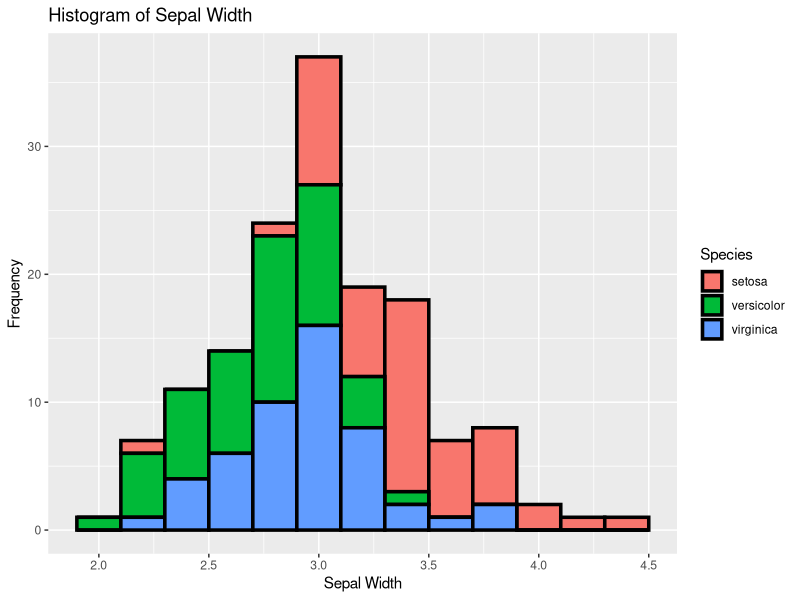
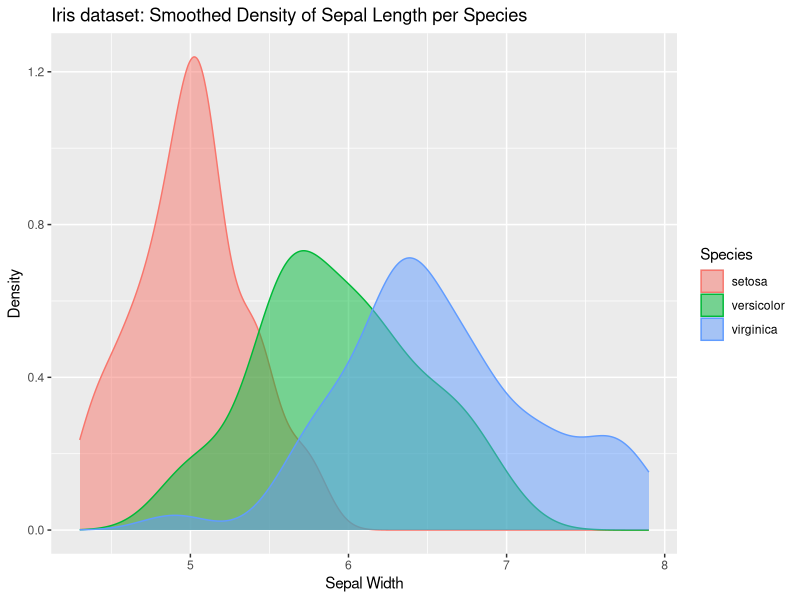
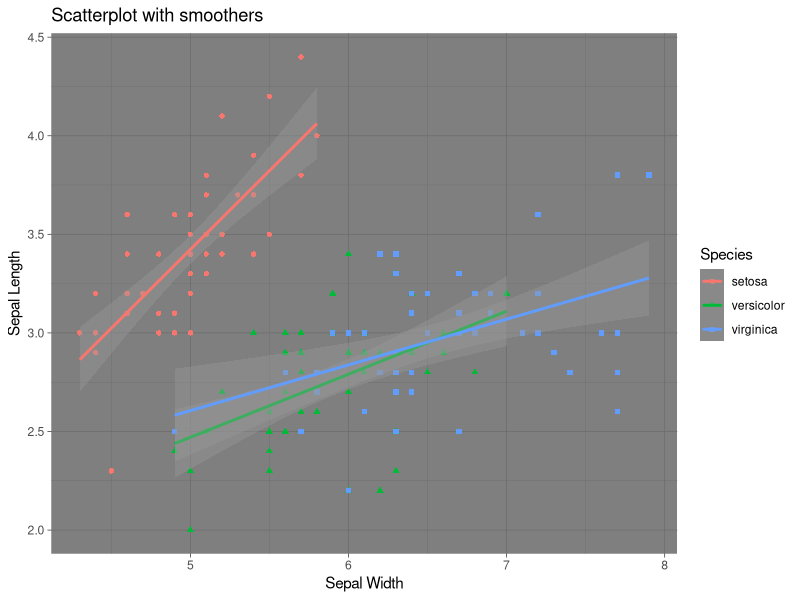
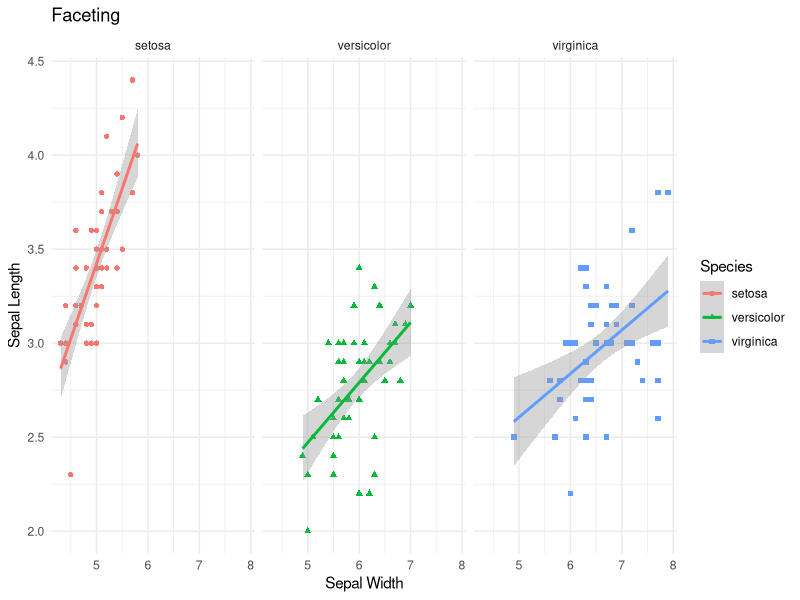
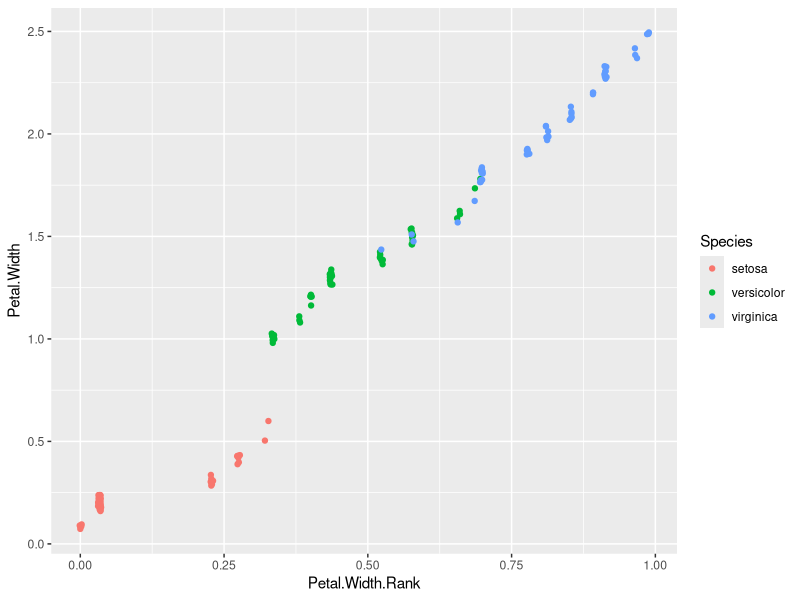

Reproduce these figures in R, in order.
## ---- chunk 1
knitr::opts_chunk$set(echo = TRUE)
## ---- chunk 2
library(tidyverse)
str(iris)
## ---- chunk 3
head(iris)
## ---- chunk 4
summary(iris)
## ---- chunk 5
ggplot(data = iris) + 
  geom_histogram(binwidth = 0.2, aes(x = iris$Sepal.Width,  fill = Species), col = "black", size = 1.2) +
  xlab('Sepal Width') +
  ylab('Frequency') + 
  ggtitle('Histogram of Sepal Width')
## ---- chunk 6
ggplot(data = iris) + geom_density(aes(x = iris$Sepal.Length, fill = Species, col = Species), alpha = 0.5)+
  xlab('Sepal Width') +
  ylab('Density') + 
  ggtitle('Iris dataset: Smoothed Density of Sepal Length per Species')
## ---- chunk 7
ggplot(iris) + 
  geom_point(aes(x = iris$Sepal.Length, y=iris$Sepal.Width, col = Species, shape = Species)) +
  geom_smooth(method = lm, aes(x = iris$Sepal.Length, y=iris$Sepal.Width, col = Species))+
  xlab('Sepal Width') +
  ylab('Sepal Length') + 
  ggtitle('Scatterplot with smoothers') + theme_dark()
## ---- chunk 8
ggplot(iris) + 
  geom_point(aes(x = iris$Sepal.Length, y=iris$Sepal.Width, col = Species, shape = Species)) +
  geom_smooth(method = lm, aes(x = iris$Sepal.Length, y=iris$Sepal.Width, col = Species)) + facet_grid(. ~ Species) +
  xlab('Sepal Width') +
  ylab('Sepal Length') + 
  ggtitle('Faceting') + theme_minimal()

## ---- chunk 9
iris %>% filter(Species == 'virginica') %>% summary
## ---- chunk 10
iris %>% select(starts_with('Petal')) %>% summary
## ---- chunk 11
iris_mut <- iris %>% 
  mutate(Petal.Width.Rank = percent_rank(Petal.Width)) %>% 
  arrange(Petal.Width.Rank)

ggplot(iris_mut) + 
  geom_jitter(aes(x=iris_mut$Petal.Width.Rank, y=iris_mut$Petal.Width, col = Species)) +
  xlab('Petal.Width.Rank') + ylab('Petal.Width')
